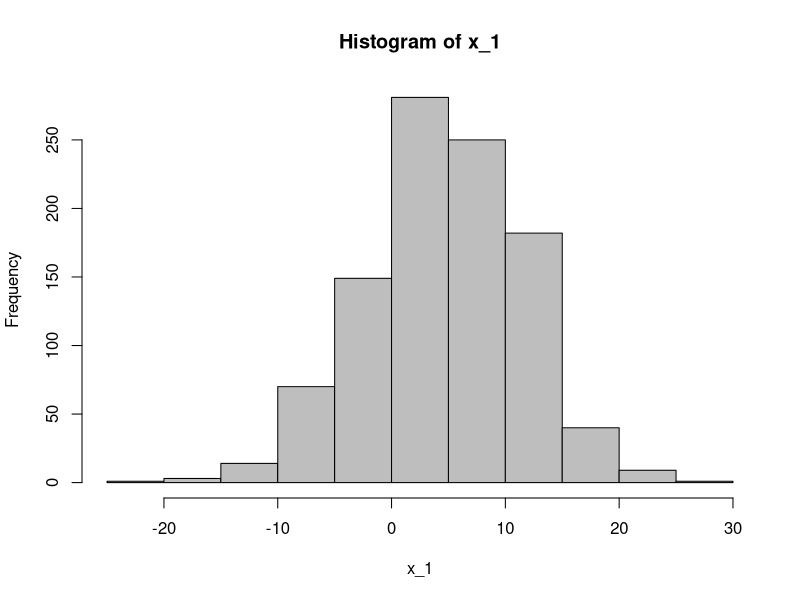
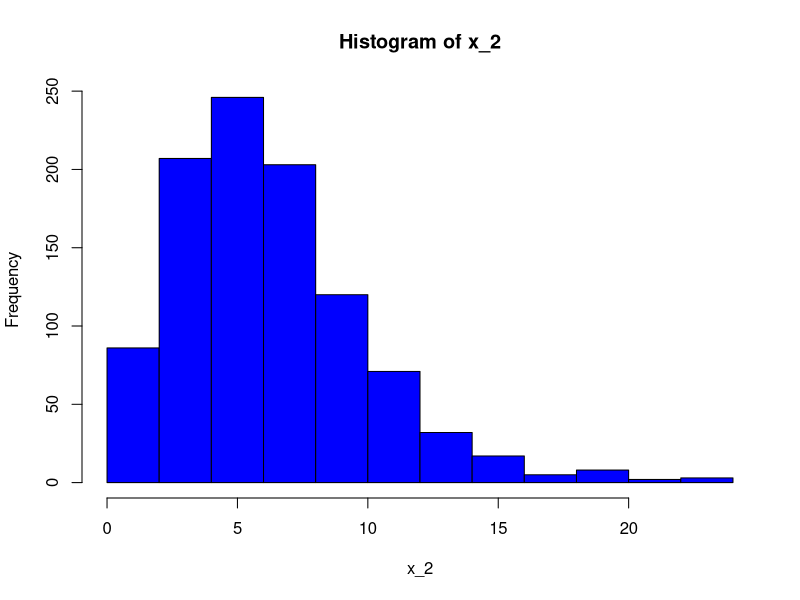
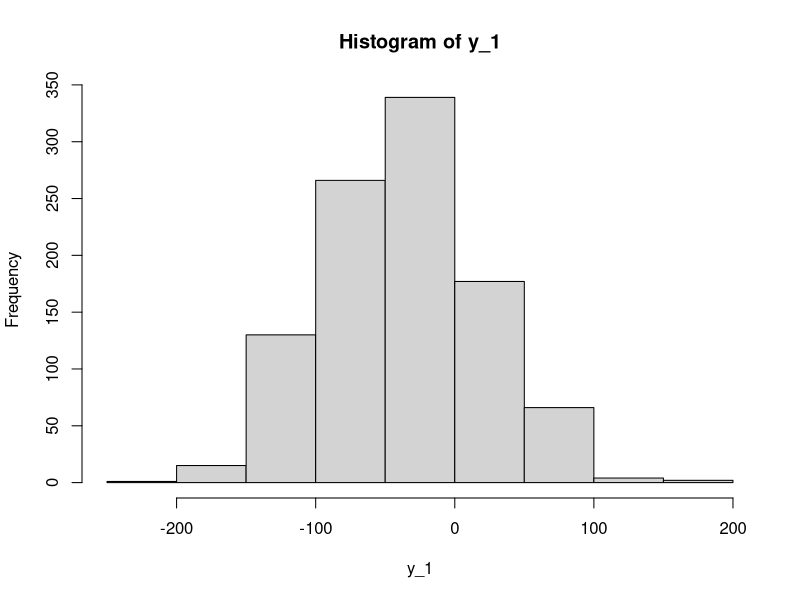
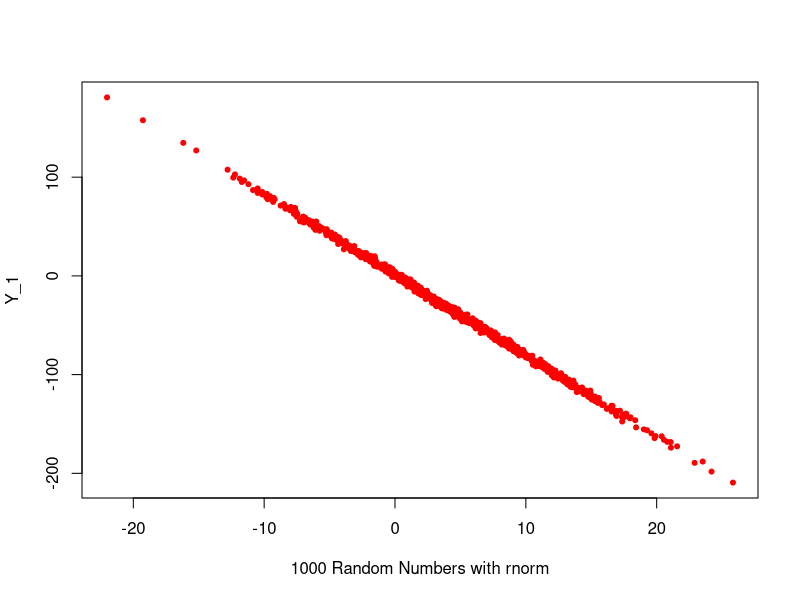
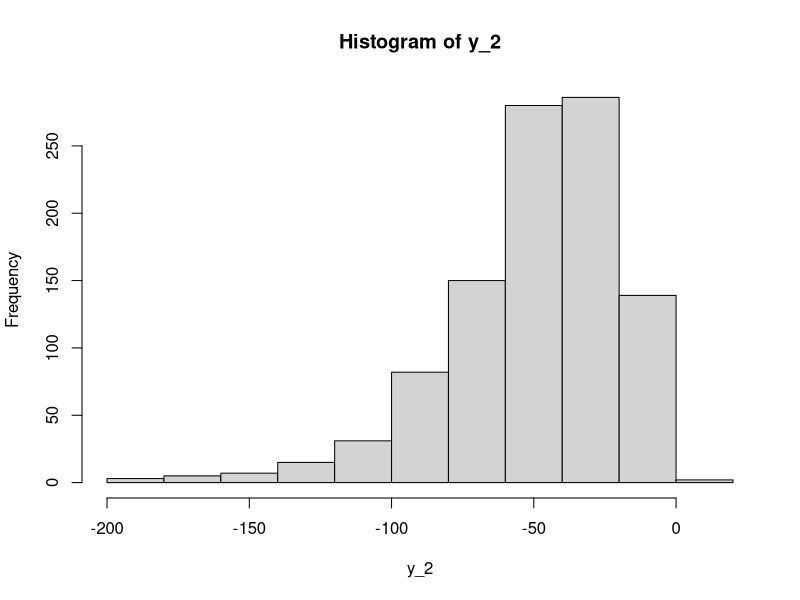
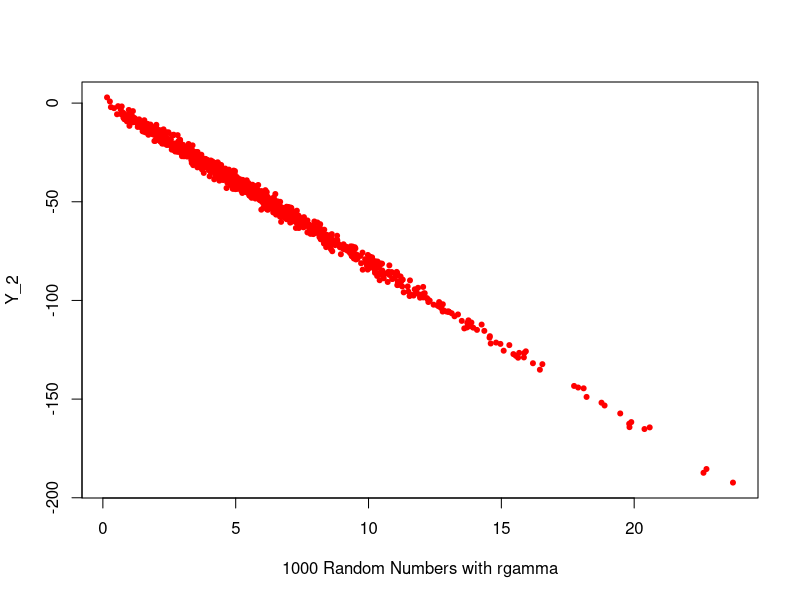
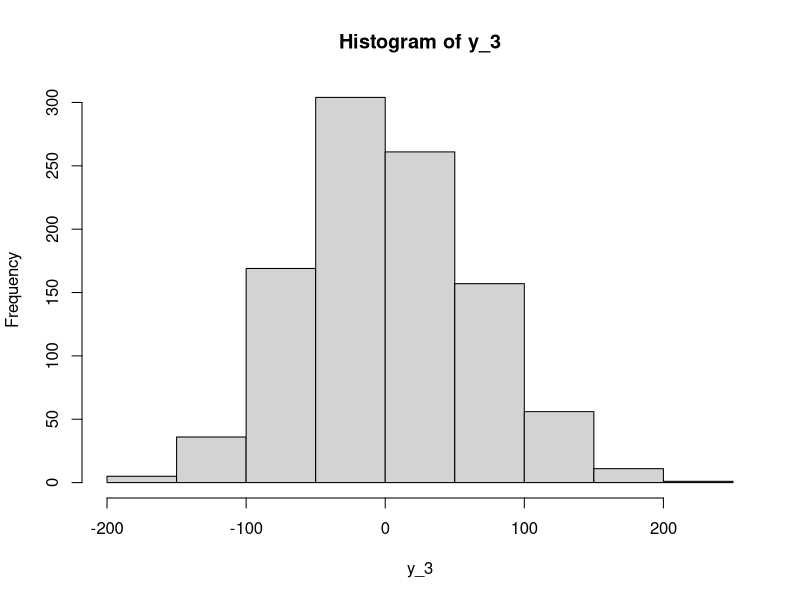
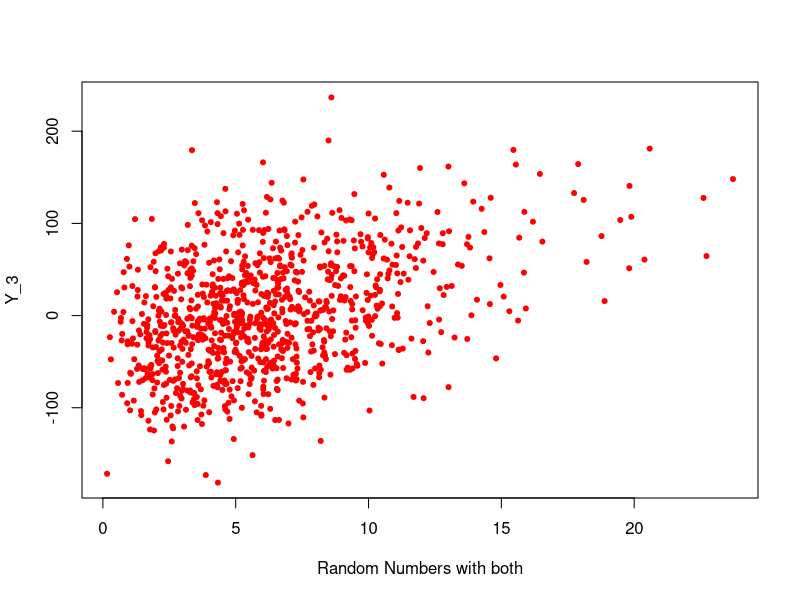

Recreate these plots in R, in order.
#Simulating fake random normal data
x_1 <- rnorm(1000,5,7) #1000 Random numbers mean 5 and standard deviation of 7

#Simulate gamma distrubation
x_2 <- rgamma (n = 1000, shape = 3, scale = 2)

#Plot data
hist(x_1, col = "gray") #plot p(x)
hist(x_2, col = "blue") #plot p(x)

true_error <- rnorm(1000,0,2)
true_beta_0 <- 1.1
true_beta_1 <- -8.2
true_beta_2 <- 6.5

y_1 <- true_beta_0 + true_beta_1*x_1 + true_error
hist(y_1) #plot p(y_1)
plot(x_1,y_1, pch=20, col= "red", xlab = "1000 Random Numbers with rnorm",
     ylab = "Y_1") #plot p(x,y)

#using gamma distrubation
y_2 <- true_beta_0 + true_beta_1*x_2 + true_error
hist(y_2) #plot p(y_2)
plot(x_2,y_2, pch=20, col= "red", xlab = "1000 Random Numbers with rgamma",
     ylab = "Y_2") #plot p(x,y)

#using both distrubations
y_3 <- true_beta_0 + true_beta_1*x_1 + true_beta_2*x_2 + true_error
hist(y_3) #plot p(y_2)
plot(x_2,y_3, pch=20, col= "red", xlab = "Random Numbers with both",
     ylab = "Y_3") #plot p(x,y)

#checking the original data
true_beta_0
true_beta_1
true_beta_2

# Test the model
model_1 <- lm(formula = y_1~x_1)
model_2 <- lm(formula = y_2~x_2)
model_3 <- lm(formula = y_3~x_1+x_2)

lm(formula = y_1 ~ x_1)
coefs_1 <- coef(model_1)

lm(formula = y_2 ~ x_2)
coefs_2 <- coef(model_2)

lm(formula = y_3~x_1+x_2)
coefs_3 <- coef(model_3)
